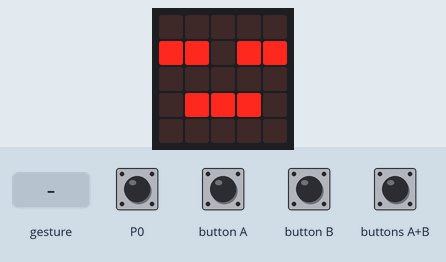
Simulated run of this program. Board: BBC micro:bit running MicroPython. Parts: the board's 5×5 LED display. Inputs (shaded band) come from the test bench. A tilt is held for 1.5 s and a shake lasts 1 s, then the board lies face up again.

Above: at 1.2 s.
1.3 s: touch pin P0 pressed for 0.15 s
At 1.8 s:
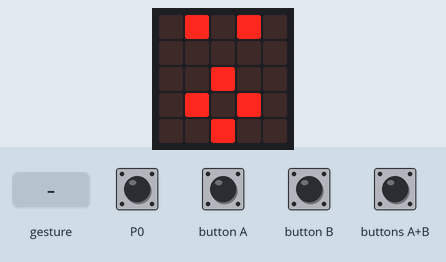
2.9 s: button A pressed for 0.15 s
At 4.1 s:
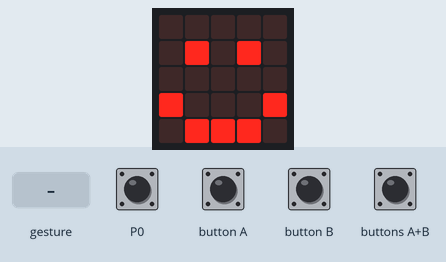
4.5 s: button B pressed for 0.15 s
At 5.4 s:
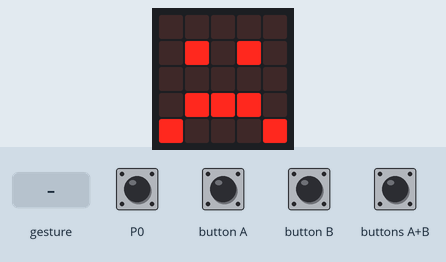
6.1 s: buttons A+B pressed for 0.15 s
At 6.6 s:
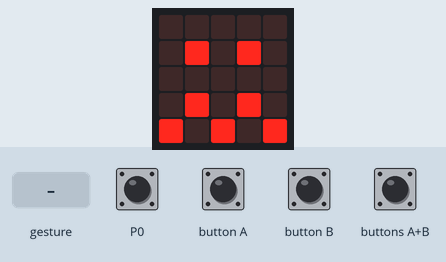
7.7 s: gesture 'shake'
At 9.1 s:
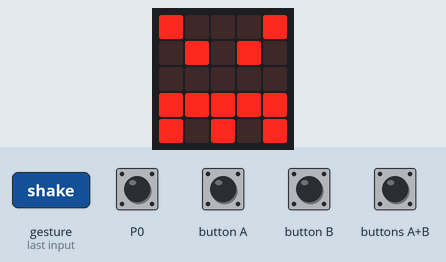
9.4 s: touch pin P0 pressed for 1 s
At 10.3 s:
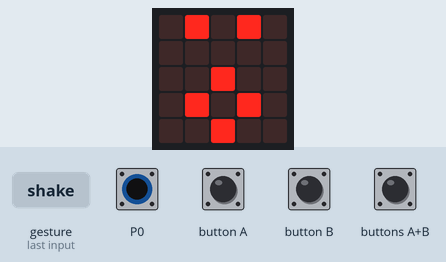
Timing chart, 0 to 12.4 s (numbered marks = the images above; inputs shaded):
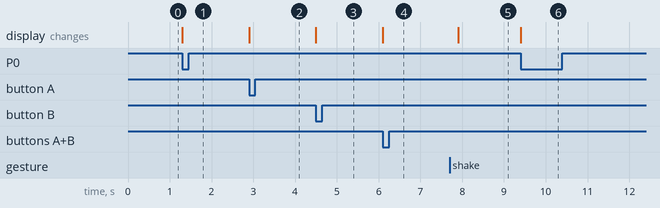

The program:

inputs2.py
```python
from microbit import *

display.show(Image.ASLEEP)

while True:
    if button_a.is_pressed() and button_b.is_pressed():
        display.show(Image.CONFUSED)
    elif button_a.is_pressed():
        display.show(Image.HAPPY)
    elif button_b.is_pressed():
        display.show(Image.SAD)
    elif accelerometer.was_gesture("shake"):
        display.show(Image.ANGRY)
    elif pin0.is_touched():
        display.show(Image.SURPRISED)
```

Measured:
- after the input at 1.3 s, the display: changes at once (image 1)
- after the input at 2.9 s, the display: changes at once (image 2)
- after the input at 4.5 s, the display: changes at once (image 3)
- after the input at 6.1 s, the display: changes at once (image 4)
- after the input at 7.7 s, the display: changes after 0.20 s (image 5)
- after the input at 9.4 s, the display: changes at once (image 6)
